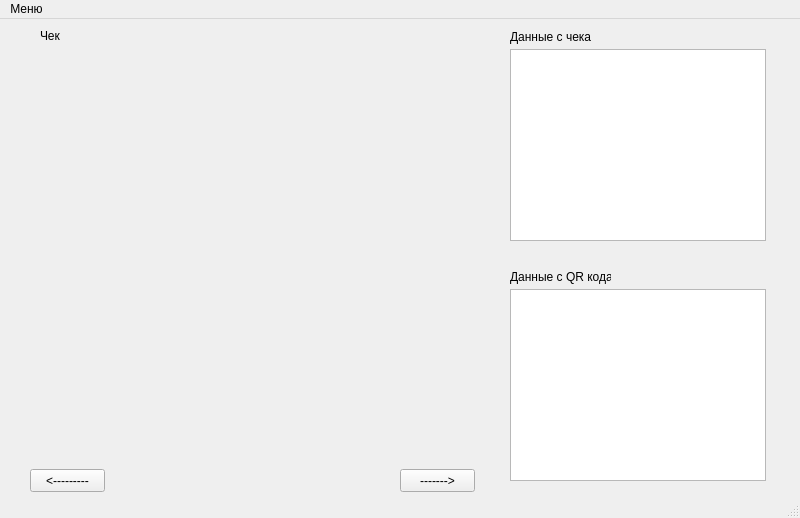
<?xml version="1.0" encoding="UTF-8"?>
<ui version="4.0">
 <class>MainWindow</class>
 <widget class="QMainWindow" name="MainWindow">
  <property name="geometry">
   <rect>
    <x>0</x>
    <y>0</y>
    <width>800</width>
    <height>518</height>
   </rect>
  </property>
  <property name="windowTitle">
   <string>MainWindow</string>
  </property>
  <widget class="QWidget" name="centralwidget">
   <widget class="QTextBrowser" name="textBrowser">
    <property name="geometry">
     <rect>
      <x>510</x>
      <y>30</y>
      <width>256</width>
      <height>192</height>
     </rect>
    </property>
   </widget>
   <widget class="QTextBrowser" name="textBrowser_2">
    <property name="geometry">
     <rect>
      <x>510</x>
      <y>270</y>
      <width>256</width>
      <height>192</height>
     </rect>
    </property>
   </widget>
   <widget class="QLabel" name="label">
    <property name="geometry">
     <rect>
      <x>510</x>
      <y>10</y>
      <width>111</width>
      <height>16</height>
     </rect>
    </property>
    <property name="text">
     <string>Данные с чека</string>
    </property>
   </widget>
   <widget class="QLabel" name="label_2">
    <property name="geometry">
     <rect>
      <x>40</x>
      <y>10</y>
      <width>47</width>
      <height>13</height>
     </rect>
    </property>
    <property name="text">
     <string>Чек</string>
    </property>
   </widget>
   <widget class="QLabel" name="label_3">
    <property name="geometry">
     <rect>
      <x>510</x>
      <y>250</y>
      <width>101</width>
      <height>16</height>
     </rect>
    </property>
    <property name="text">
     <string>Данные с QR кода</string>
    </property>
   </widget>
   <widget class="QLabel" name="label_4">
    <property name="geometry">
     <rect>
      <x>30</x>
      <y>40</y>
      <width>441</width>
      <height>411</height>
     </rect>
    </property>
    <property name="text">
     <string/>
    </property>
    <property name="scaledContents">
     <bool>true</bool>
    </property>
   </widget>
   <widget class="QPushButton" name="n">
    <property name="geometry">
     <rect>
      <x>400</x>
      <y>450</y>
      <width>75</width>
      <height>23</height>
     </rect>
    </property>
    <property name="text">
     <string>-------&gt;</string>
    </property>
   </widget>
   <widget class="QPushButton" name="b">
    <property name="geometry">
     <rect>
      <x>30</x>
      <y>450</y>
      <width>75</width>
      <height>23</height>
     </rect>
    </property>
    <property name="text">
     <string>&lt;---------</string>
    </property>
   </widget>
  </widget>
  <widget class="QMenuBar" name="menubar">
   <property name="geometry">
    <rect>
     <x>0</x>
     <y>0</y>
     <width>800</width>
     <height>21</height>
    </rect>
   </property>
   <widget class="QMenu" name="menu">
    <property name="title">
     <string>Меню</string>
    </property>
    <addaction name="action"/>
   </widget>
   <addaction name="menu"/>
  </widget>
  <widget class="QStatusBar" name="statusbar"/>
  <action name="action">
   <property name="text">
    <string>Выбрать папку</string>
   </property>
  </action>
 </widget>
 <resources/>
 <connections/>
</ui>
